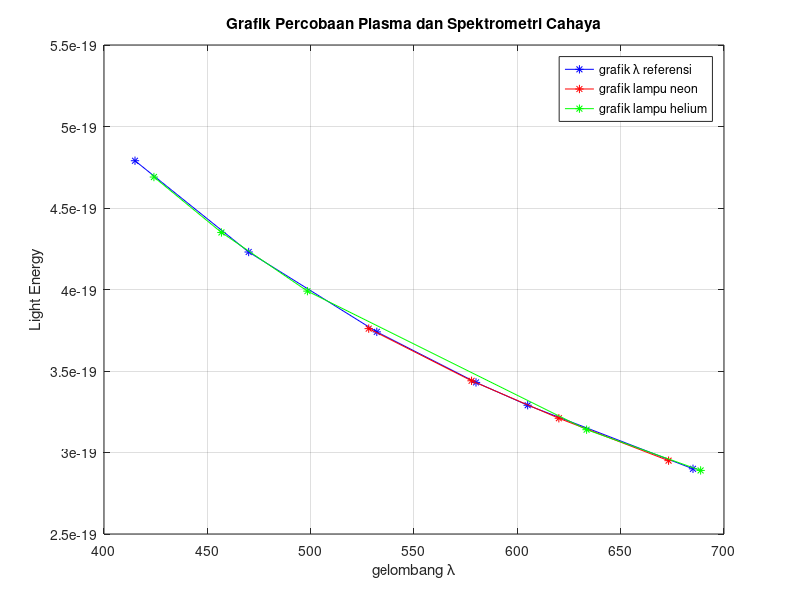

Write the MATLAB code that produced this figure.
%Data Plasma dan Spktrometri Cahaya
dataLambref=[415 470 532 580 605 685];
dataLambNeon=[528.085 577.853 620.087 673.179];
dataLambHelium=[424.151 456.825 498.436 633.502 688.689];
dataEnergi1=[4.79E-19 4.23E-19 3.74E-19 3.43E-19 3.29E-19 2.90E-19];
dataEnergi2=[3.76E-19 3.44E-19 3.21E-19 2.95E-19];
dataEnergi3=[4.69E-19 4.35E-19 3.99E-19 3.14E-19 2.89E-19];
%mmembuat grafik data untuk percobaan Difraksi Celah Tunggal
plot(dataLambref,dataEnergi1,'b-*',dataLambNeon,dataEnergi2,'r-*',dataLambHelium,dataEnergi3,'g-*');
    title('Grafik Percobaan Plasma dan Spektrometri Cahaya')
    xlabel('gelombang \lambda'),ylabel('Light Energy')
    legend('grafik \lambda referensi','grafik lampu neon','grafik lampu helium')
  grid on